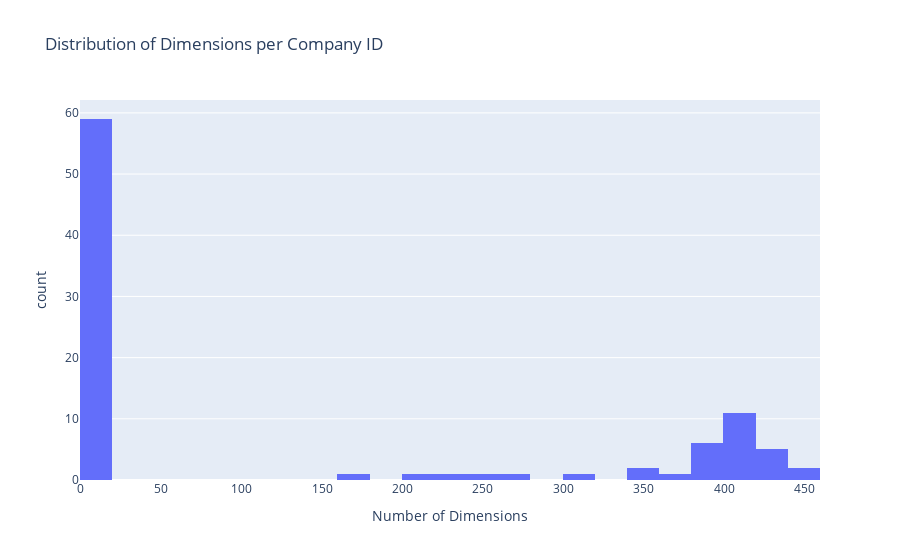

This figure's notebook cell:
### Code cell
# Visualize dimensions per company
fig = px.histogram(
    df_dim_stats,
    x='num_dimensions',
    nbins=30,
    title='Distribution of Dimensions per Company ID',
    labels={'num_dimensions': 'Number of Dimensions', 'count': 'Number of Companies'}
)
fig.show()

fig.write_html(OUTPUT_DIR / "dimensions_per_company_distribution.html")

### Figure 1 — Plotly figure (JSON) as saved in the notebook; plotly's stock layout.template omitted (floating-point values rounded to 4 significant figures)
{"data": [{"alignmentgroup": "True", "bingroup": "x", "hovertemplate": "Number of Dimensions=%{x}<br>count=%{y}<extra></extra>", "legendgroup": "", "marker": {"color": "#636efa", "pattern": {"shape": ""}}, "name": "", "nbinsx": 30, "offsetgroup": "", "orientation": "v", "showlegend": false, "type": "histogram", "x": [253, 425, 0, 347, 0, 0, 0, 0, 0, 0, 0, 0, 0, 0, 0, 0, 0, 0, 0, 0, 0, 0, 0, 0, 0, 0, 0, 0, 0, 0, 0, 0, 428, 0, 0, 415, 0, 0, 0, 0, 417, 384, 0, 387, 0, 0, 0, 0, 452, 359, 0, 0, 0, 0, 429, 271, 416, 447, 0, 414, 413, 391, 0, 312, 415, 389, 404, 419, 173, 203, 391, 385, 0, 0, 0, 0, 0, 0, 0, 0, 0, 0, 0, 403, 421, 0, 423, 0, 222, 413, 419, 379], "xaxis": "x", "yaxis": "y"}], "layout": {"barmode": "relative", "legend": {"tracegroupgap": 0}, "title": {"text": "Distribution of Dimensions per Company ID"}, "xaxis": {"anchor": "y", "domain": [0, 1], "title": {"text": "Number of Dimensions"}}, "yaxis": {"anchor": "x", "domain": [0, 1], "title": {"text": "count"}}}}
